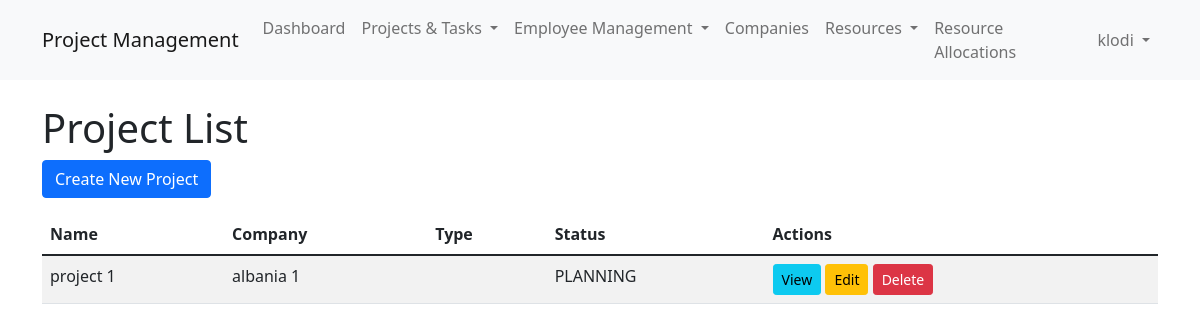
Screenshot of /project/ (signed in) with the database file from the repository.
### project/models.py (models this page shows, shortened)
class Project(TimeStampedModel, NamedModel):
    company = models.ForeignKey(Company, on_delete=models.CASCADE)
    project_code = models.CharField(max_length=50)
    type = models.CharField(max_length=50)
    description = models.TextField(blank=True)
    total_cost = models.DecimalField(max_digits=15, decimal_places=2)
    start_date = models.DateField()
    end_date = models.DateField()
    actual_start_date = models.DateField(null=True, blank=True)
    actual_finish_date = models.DateField(null=True, blank=True)
    status = models.CharField(max_length=20, default='PLANNING')
    percent_complete = models.IntegerField(default=0)
    class Meta:
        ordering = ['-start_date']  # Changed from 'plan_start_date' to 'start_date'

### company/models.py (models this page shows, shortened)
class Company(TimeStampedModel, NamedModel, ContactInfoMixin):
    name = models.CharField(max_length=255)
    slug = models.SlugField(unique=True, blank=True)
    register_name = models.CharField(max_length=255)
    address = models.TextField()
    post_code = models.CharField(max_length=10)
    fax_number = models.CharField(max_length=20, blank=True)
    website = models.URLField(blank=True)
    class Meta:
        verbose_name_plural = "Companies"
        ordering = ['name']

### project/views.py (the view)
# urls.py: path('', views.ProjectListView.as_view(), name='project_list'),
class ProjectListView(LoginRequiredMixin, ListView):
    model = Project
    template_name = 'project/project_list.html'
    context_object_name = 'projects'

### project/templates/project/project_list.html (shortened to what this page needs)
{% extends 'base.html' %}
{% block content %}
    <h1>Project List</h1>
    {% if perms.project.add_project %}
        <a href="{% url 'project:project_create' %}" class="btn btn-primary mb-3">Create New Project</a>
    {% endif %}
    <table class="table table-striped">
        <thead>
            <tr>
                <th>Name</th>
                <th>Company</th>
                <th>Type</th>
                <th>Status</th>
                <th>Actions</th>
            </tr>
        </thead>
        <tbody>
            {% for project in projects %}
                <tr>
                    <td>{{ project.name }}</td>
                    <td>{{ project.company.name }}</td>
                    <td>{{ project.get_type_display }}</td>
                    <td>{{ project.status }}</td>
                    <td>
                        <a href="{% url 'project:project_detail' project.pk %}" class="btn btn-sm btn-info">View</a>
                        {% if perms.project.change_project %}
                            <a href="{% url 'project:project_update' project.pk %}" class="btn btn-sm btn-warning">Edit</a>
                        {% endif %}
                        {% if perms.project.delete_project %}
                            <a href="{% url 'project:project_delete' project.pk %}" class="btn btn-sm btn-danger">Delete</a>
                        {% endif %}
                    </td>
                </tr>
            {% empty %}
                <tr><td colspan="5">No projects found.</td></tr>
            {% endfor %}
        </tbody>
    </table>
{% endblock %}

### templates/includes/navbar.html (shortened to what this page needs)
<nav class="navbar navbar-expand-lg navbar-light bg-light">
    <div class="container">
        <a class="navbar-brand" href="/">Project Management</a>
        <div class="collapse navbar-collapse" id="navbarNav">
            <ul class="navbar-nav me-auto">
                <li class="nav-item">
                    <a class="nav-link" href="{% url 'dashboard:dashboard' %}">Dashboard</a>
                </li>
                <li class="nav-item dropdown">
                    <a class="nav-link dropdown-toggle" href="#" id="navbarDropdownProjects" role="button" data-bs-toggle="dropdown" aria-expanded="false">
                        Projects & Tasks
                    </a>
                </li>
                <li class="nav-item dropdown">
                    <a class="nav-link dropdown-toggle" href="#" id="navbarDropdownEmployees" role="button" data-bs-toggle="dropdown" aria-expanded="false">
                        Employee Management
                    </a>
                </li>
                <li class="nav-item">
                    <a class="nav-link" href="{% url 'company:company_list' %}">Companies</a>
                </li>
                <li class="nav-item dropdown">
                    <a class="nav-link dropdown-toggle" href="#" id="navbarDropdownResources" role="button" data-bs-toggle="dropdown" aria-expanded="false">
                        Resources
                    </a>
                </li>
                <li class="nav-item">
                    <a class="nav-link" href="{% url 'resource_allocation:allocation_list' %}">Resource Allocations</a>
                </li>
            </ul>
            <ul class="navbar-nav">
                {% if user.is_authenticated %}
                    <li class="nav-item dropdown">
                        <a class="nav-link dropdown-toggle" href="#" id="navbarDropdownUser" role="button" data-bs-toggle="dropdown" aria-expanded="false">
                            {{ user.username }}
                        </a>
                    </li>
                {% else %}
                    <li class="nav-item">
                        <a class="nav-link" href="{% url 'login' %}">Login</a>
                    </li>
                {% endif %}
            </ul>
        </div>
    </div>
</nav>

### rows the page displays
Project: name "project 1", company.name "albania 1", status "PLANNING"

### other values shown
{{ user.username }} "klodi"
